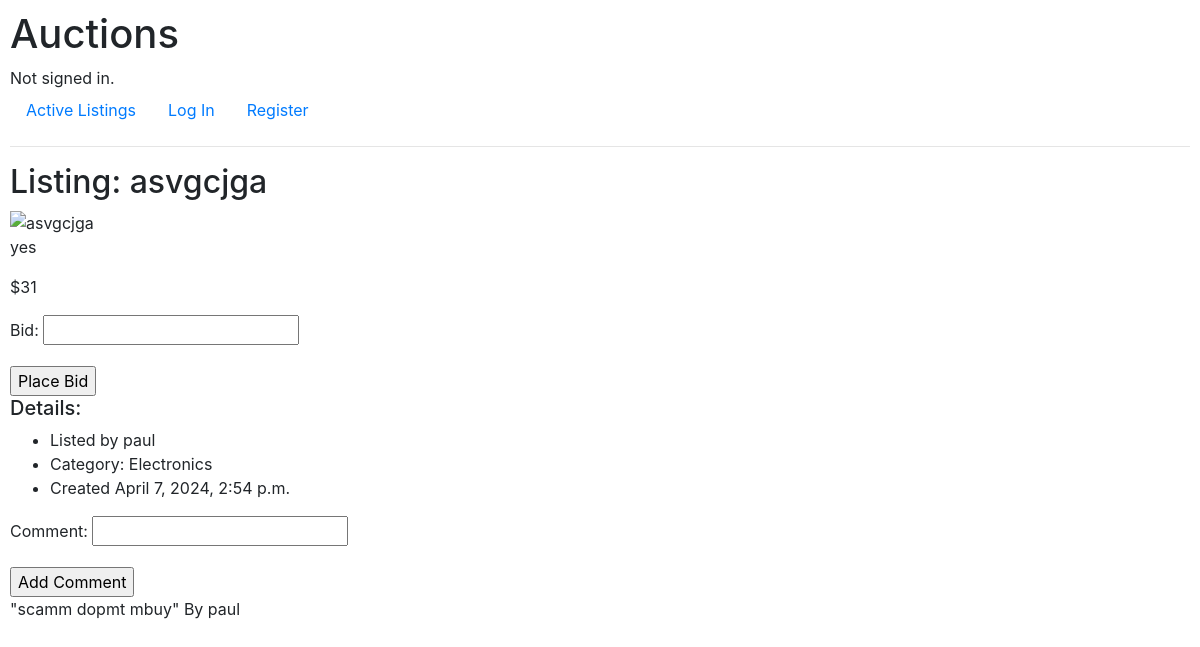
The page /listing/9/ on the database its author committed.
### auctions/models.py (models this page shows, shortened)
class AuctionListing(models.Model):
    id = models.BigAutoField(primary_key=True)
    auctioneer = models.ForeignKey(User, on_delete=models.CASCADE, related_name="listings", default=1)
    title = models.CharField(max_length=64)
    description = models.CharField(max_length=255)
    starting_bid = models.IntegerField()
    date_created = models.DateTimeField(auto_now_add=True)
    image_url = models.URLField(blank=True, null=True)
    category = models.ForeignKey(Category, on_delete=models.CASCADE, related_name="auctions")

class User(AbstractUser):
    pass

class Category(models.Model):
    id = models.BigAutoField(primary_key=True)
    name = models.CharField(max_length=64)
    def __str__(self):
        return self.name

class Comment(models.Model):
    id = models.BigAutoField(primary_key=True)
    comment = models.CharField(max_length=255)
    commenter = models.ForeignKey(User, on_delete=models.CASCADE, related_name="comments_made")
    comment_time = models.DateTimeField(auto_now_add=True)
    auction = models.ForeignKey(AuctionListing, on_delete=models.CASCADE, related_name="comments")

### auctions/views.py (the view)
# urls.py: path("listing/<int:auction_id>/", views.listing_view, name="listing_view"),
def listing_view(request, auction_id):
    auction = AuctionListing.objects.get(pk=auction_id)
    if request.user.is_authenticated:
        is_in_watchlist = Watchlist.objects.filter(watchlist_user=request.user, watchlist_auction=auction).exists()
    else:
        is_in_watchlist = False
    current_bid = auction.bids.order_by('-bid').first()
    if current_bid:
        current_bid_price = current_bid.bid
    else:
        current_bid_price = 0
    return render(request, "auctions/listing_page.html", {
        "auction": auction,
        "is_in_watchlist": is_in_watchlist,
        "form": BidForm,
        "comment_form": CommentForm,
        "comments": auction.comments.all().order_by('-comment_time'),
        "current_bid": current_bid_price
    })

### auctions/templates/auctions/listing_page.html (shortened to what this page needs)
{% extends "auctions/layout.html" %}
{% block body %}
    <h2>Listing: {{ auction.title }}</h2>
    <div>
        <img src="{{ auction.image_url }}" alt="{{ auction.title }}" style="width: 20%; height: 20%;">
    </div>
    <div>
        <p>{{ auction.description }}</p>
        {% if current_bid %}
            <p>${{ current_bid }}</p>
        {% else %}
            <p>${{ auction.starting_bid }}</p>
        {% endif %}
        <form action="{% url 'place_bid' auction.id %}" method="POST">
            {{ form.as_p }}
            <input type="submit" value="Place Bid">
        </form>
        <h5>Details:</h5>
        <ul>
            <li>Listed by {{ auction.auctioneer }}</li>
            <li>Category: {{ auction.category }}</li>
            <li>Created {{ auction.date_created }}</li>
        </ul>
    </div>
    <div>
        <form action="{% url 'add_comment' auction.id %}" method="POST">
            {{ comment_form.as_p }}
            <input type="submit" value="Add Comment">
        </form>
        <div>
            {% if comments %}
                {% for comment in comments %}
                    <div>
                        <p>"{{ comment.comment }}" By {{ comment.commenter }}</p>
                    </div>
                {% endfor %}
            {% endif %}
        </div>
    </div>
{% endblock %}

### auctions/static/auctions/styles.css (style rules this page uses)
body { padding: 10px; }

### rows shown on the page
AuctionListing: title "asvgcjga", description "yes", auctioneer "paul", category "Electronics", date_created "April 7, 2024, 2:54 p.m."
Comment: comment "scamm dopmt mbuy", commenter "paul"

### other values the page prints
{{ current_bid }} "31"
